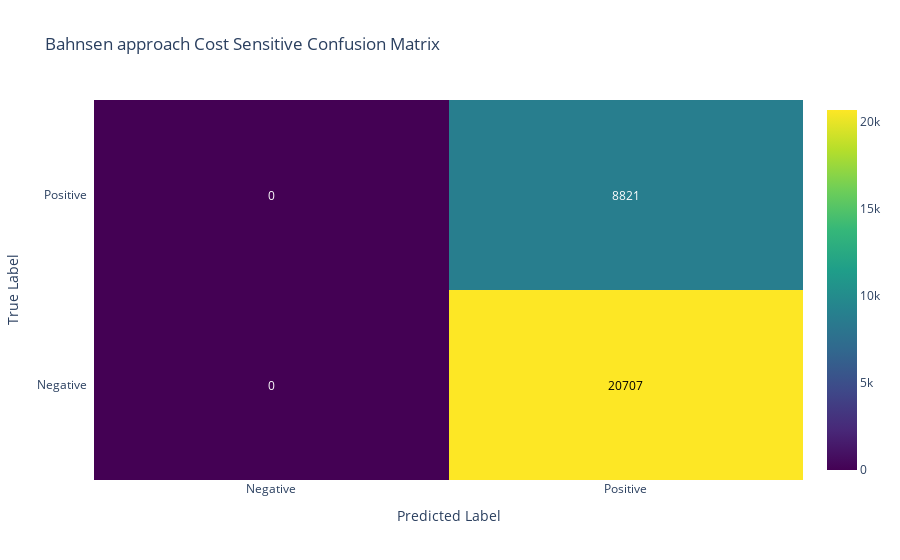

The notebook cell this image was saved under:
### Markdown cell above
# Confusion Matrix Comparison

### Code cell
cm_cslr_bun = confusion_matrix(y_test, predictions_cslr_bun)
plot_confusion_matrix(cm_cslr_bun, class_names, title='Bahnsen approach Cost Sensitive Confusion Matrix')

### Figure 1 — Plotly figure (JSON) as saved in the notebook; plotly's stock layout.template omitted (floating-point values rounded to 4 significant figures)
{"data": [{"colorscale": [[0, "#440154"], [0.1111, "#482878"], [0.2222, "#3e4989"], [0.3333, "#31688e"], [0.4444, "#26828e"], [0.5556, "#1f9e89"], [0.6667, "#35b779"], [0.7778, "#6ece58"], [0.8889, "#b5de2b"], [1, "#fde725"]], "reversescale": false, "showscale": true, "type": "heatmap", "x": ["Negative", "Positive"], "y": ["Negative", "Positive"], "z": [[0, 20707], [0, 8821]]}], "layout": {"annotations": [{"font": {"color": "#FFFFFF"}, "showarrow": false, "text": "0", "x": "Negative", "xref": "x", "y": "Negative", "yref": "y"}, {"font": {"color": "#000000"}, "showarrow": false, "text": "20707", "x": "Positive", "xref": "x", "y": "Negative", "yref": "y"}, {"font": {"color": "#FFFFFF"}, "showarrow": false, "text": "0", "x": "Negative", "xref": "x", "y": "Positive", "yref": "y"}, {"font": {"color": "#FFFFFF"}, "showarrow": false, "text": "8821", "x": "Positive", "xref": "x", "y": "Positive", "yref": "y"}], "title": {"text": "Bahnsen approach Cost Sensitive Confusion Matrix"}, "xaxis": {"dtick": 1, "gridcolor": "rgb(0, 0, 0)", "side": "bottom", "ticks": "", "title": {"text": "Predicted Label"}}, "yaxis": {"dtick": 1, "ticks": "", "ticksuffix": "  ", "title": {"text": "True Label"}}}}
